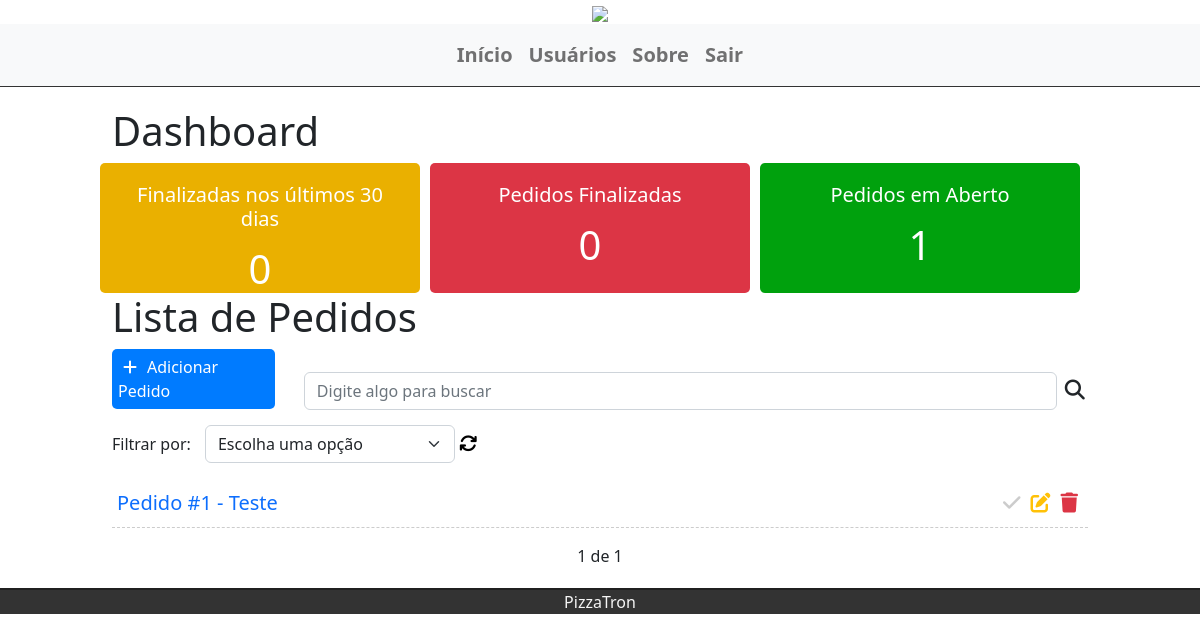
Page / (signed in) on the earlier database version.
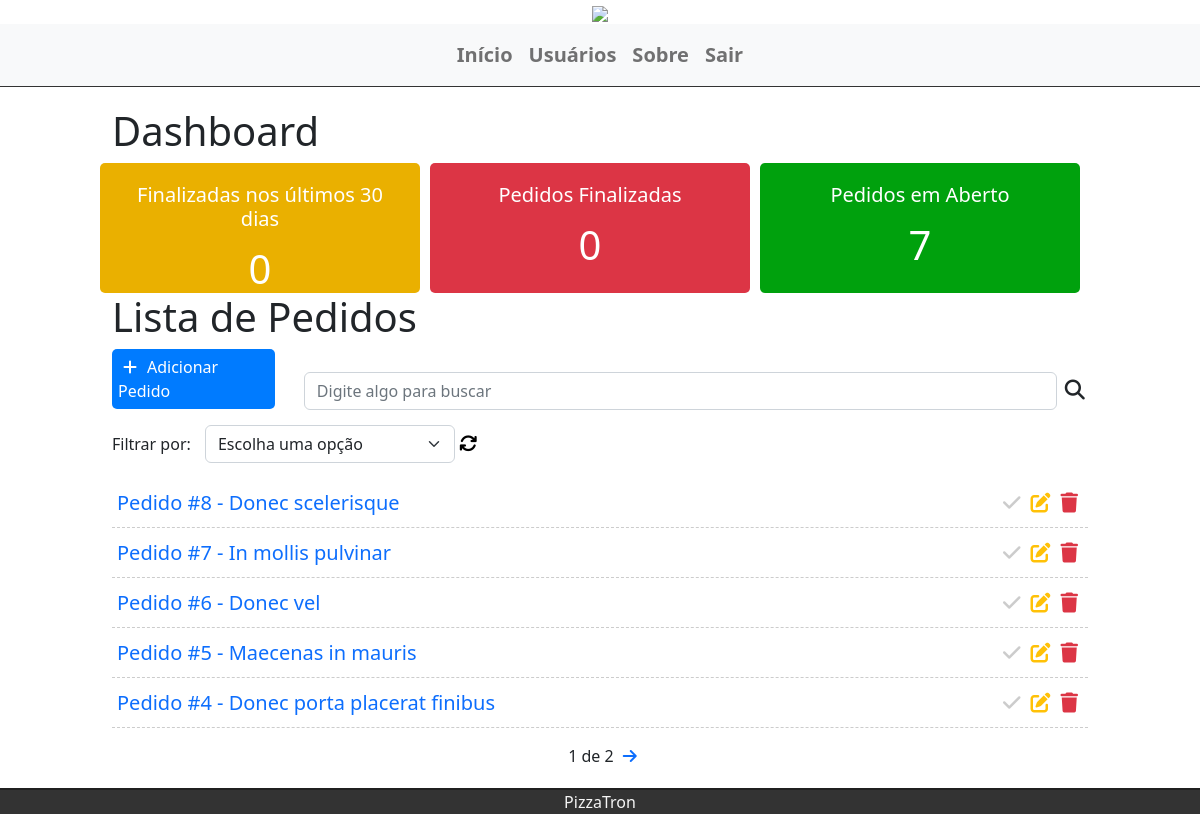
Same page on the later database version.
### tasks/models.py (models this page shows, shortened)
class Task(models.Model):
    STATUS = (
        ('doing', 'doing'),
        ('done', 'done'),
    )
    title = models.CharField(max_length=255)
    description = models.TextField()
    adress = models.CharField(max_length=255)
    done = models.CharField(
        max_length=5,
        choices=STATUS,
    )
    user = models.ForeignKey(get_user_model(), on_delete=models.CASCADE)
    create_at = models.DateTimeField(auto_now_add=True)
    update_at = models.DateTimeField(auto_now=True)

### tasks/views.py (the view)
# urls.py: path('', views.taskList, name='task-list'),
@login_required
def taskList(request):
    search = request.GET.get('search')
    filter = request.GET.get('filter')
    tasksDoneRecently = Task.objects.filter(
        done='done', update_at__gt=datetime.datetime.now()-datetime.timedelta(30)).count()
    tasksDone = Task.objects.filter(done='done', user=request.user).count()
    tasksDoing = Task.objects.filter(done='doing', user=request.user).count()
    if search:
        tasks = Task.objects.filter(title__icontains=search, user=request.user)
    elif filter:
        tasks = Task.objects.filter(done=filter, user=request.user)
    else:
        tasks_list = Task.objects.all().order_by(
            '-create_at').filter(user=request.user)
        paginator = Paginator(tasks_list, 5)
        page = request.GET.get('page')
        tasks = paginator.get_page(page)
    return render(request, 'tasks/list.html', {'tasks': tasks, 'tasksrecently': tasksDoneRecently, 'tasksdone': tasksDone, 'tasksdoing': tasksDoing})

### tasks/templates/tasks/list.html (shortened to what this page needs)
{% extends 'base.html' %}
{% block content %}
    <div class="offset-1 col-10 list-div">
        <div class="container dashboard">
            <h1>Dashboard</h1>
            <div class="row">
                <div class="col-4 dashboard-box" id="dashboard-lastdays">
                    <h4>Finalizadas nos últimos 30 dias</h4>
                    <span>{{ tasksrecently }}</span>
                </div>
                <div class="col-4 dashboard-box" id="dashboard-done">
                    <h4>Pedidos Finalizadas</h4>
                    <span>{{ tasksdone }}</span>
                </div>
                <div class="col-4 dashboard-box" id="dashboard-doing">
                    <h4>Pedidos em Aberto</h4>
                    <span>{{ tasksdoing }}</span>
                </div>
            </div>
        </div>
        <div class="container">
            <h1>Lista de Pedidos</h1>
            <div>
                <a id="add-link" href="newtask/">
                    <div class="col-2 add-div">
                        <i class="fas fa-plus"></i>Adicionar Pedido
                    </div>
                </a>
                <div class="col-9 search-div">
                    <form method="GET" id="search-form" class="d-flex">
                        <input class="form-control me-2"
                               type="text"
                               id="search"
                               name="search"
                               placeholder="Digite algo para buscar"
                               aria-label="search"
                               value="{{ request.GET.search }}">
                        <i class="fa-solid fa-magnifying-glass" id="search-btn"></i>
                    </form>
                </div>
            </div>
            <div class="col-12 filter-div">
                <span>Filtrar por:</span>
                <select name="filter" id="filter" class="form-select">
                    <option value="">
                        Escolha uma opção
                    </option>
                </select>
                <a href="http://127.0.0.1:8000/"><i class="fa-solid fa-arrows-rotate" id="refresh-btn"></i></a>
            </div>
            <ul class="task-list">
                {% for task in tasks %}
                    {% if task.done == 'doing' %}
                        <li class="task-item">
                        {% else %}
                            <li class="task-item done">
                            {% endif %}
                            <span><a class="hyperlink" href="/tasks/{{ task.id }}">Pedido #{{ task.id }} - {{ task.title }} </a></span>
                            <a href="delete/{{ task.id }}" class="delete-btn"><span><i class="fas fa-trash"></i></span></a>
                            <a href="edit/{{ task.id }}"><span><i class="fas fa-edit"></i></span></a>
                            <a href="changestatus/{{ task.id }}"><span><i class="fas fa-check"></i></span></a>
                        </li>
                    {% endfor %}
                </ul>
                <div class="pagination">
                    <span class="step-links">
                        {% if tasks.paginator.num_pages %}
                            <span class="current">{{ tasks.number }} de {{ tasks.paginator.num_pages }}</span>
                        {% endif %}
                        {% if tasks.has_next %}<a href="?page={{ tasks.next_page_number }}"><i class="fas fa-arrow-right"></a></i>{% endif %}
                    </span>
                </div>
            </div>
        {% endblock %}

### tasks/templates/base.html (shortened to what this page needs)
{% load static %}
<!DOCTYPE html>
<html lang="pt-br">
    <head>
        <link href="https://cdn.jsdelivr.net/npm/bootstrap@5.2.0-beta1/dist/css/bootstrap.min.css"
              rel="stylesheet"
>
        <link rel="stylesheet" href="{% static 'css/styles.css' %}">
    </head>
    <body>
        <div class="containe-fluid">
            <center>
                <a href="http://127.0.0.1:8000/">
                    <IMG class="logo"
                         src="https://www.nicepng.com/png/full/428-4280267_pizza-chef-stamp-club-penguin-epic-cannon-stamp.png">
                </a>
            </center>
            <nav class="navbar navbar-expand-lg bg-light">
                <div class="container-fluid">
                    <div class="collapse navbar-collapse" id="navbarSupportedContent">
                        <ul class="navbar-nav me-auto mb-2 mb-lg-0">
                            {% if  user.is_authenticated %}
                                <li class="nav-item">
                                    <a class="nav-link" href="/">Início</a>
                                </li>
                                <li class="nav-item">
                                    <a class="nav-link" href="/users">Usuários</a>
                                </li>
                            {% else %}
                                <li class="nav-item">
                                    <a class="nav-link" href="/accounts/login">Entrar</a>
                                </li>
                            {% endif %}
                            <li class="nav-item">
                                <a class="nav-link" href="/about">Sobre</a>
                            </li>
                            {% if  user.is_authenticated %}
                                <li class="nav-item">
                                    <a class="nav-link" href="/accounts/logout">Sair</a>
                                </li>
                            {% endif %}
                        </div>
                    </div>
                </nav>
                {% block content %}{% endblock %}
            </div>
            <footer>
                <p>PizzaTron</p>
            </footer>
        </body>
    </html>

### tasks/static/css/styles.css (style rules this page uses)
.container-fluid { padding: 0; margin: 0; }
.navbar { border-bottom: 1px solid #333; margin-bottom: 20px; }
.navbar-nav { margin: auto; }
.nav-link { font-size: 20px; font-weight: bold; }
.logo { width: 250px; }
.dashboard { width: 100%; display: block; }
.dashboard h4 { font-size: 20px; }
.dashboard span { font-size: 40px; display: block; width: 100%; }
.dashboard-box { float: left; background-color: #dfdfdf; color: #fff; padding: 20px; box-sizing: border-box; height: 130px; width: 32%; text-align: center; border-radius: 5px; }
.dashboard-box:nth-child(2) { margin-left: 1%; margin-right: 1%; }
#dashboard-lastdays { background-color: #eab000; }
#dashboard-done { background-color: #dc3545; }
#dashboard-doing { background-color: #00a10d; }
#add-link { text-decoration: none; }
.add-div { background-color: #007bff; cursor: pointer; display: inline-block; color: white; padding: 6px; border-radius: 5px; margin-right: 25px; }
.fas.fa-plus { color: white; margin-right: 10px; margin-left: 5px; }
.fa-arrows-rotate { font-size: 18px; padding: 7px 0px; cursor: pointer; color: black; }
.search-div { padding: 0px; width: 80%; margin-top: 15px; margin-bottom: 15px; display: inline-block; }
.fa-magnifying-glass { font-size: 20px; padding: 8px 0px; cursor: pointer; }
.filter-div { margin-bottom: 15px; padding: 0; }
#filter { display: inline-block; width: 250px; margin-left: 10px; }
.list-div { padding: 0; }
.task-list { padding-left: 0; }
.task-item { list-style: none; text-decoration: none; font-size: 20px; height: 50px; padding: 0 5px; padding-top: 10px; border-bottom: 1px dashed #ccc; }
.hyperlink { text-decoration: none; }
.fas.fa-trash, .fas.fa-edit, .fas.fa-check { cursor: pointer; margin: 5px; font-size: 20px; float: right; }
.fas.fa-trash { color: #dc3545; }
.fas.fa-edit { color: #ffc107; }
.fas.fa-check { color: #ccc; }
footer { background-color: #333; height: auto; border-top: 2px solid #202020; }
footer p { color: #f5f5f5; text-align: center; top: 50%; position: relative; }
li { list-style: none; }
.pagination { margin-bottom: 20px; }
.step-links { position: relative; margin-left: auto; margin-right: auto; }
.step-links .current { margin-left: 5px; margin-right: 5px; }

Differences in the rows shown:
removed Task: id "1", title "Teste"
added Task: id "8", title "Donec scelerisque"
added Task: id "7", title "In mollis pulvinar"
added Task: id "6", title "Donec vel"
added Task: id "5", title "Maecenas in mauris"
added Task: id "4", title "Donec porta placerat finibus"
Other differences:
{{ tasksdoing }}: "1" → "7"
{{ tasks.paginator.num_pages }}: "1" → "2"
